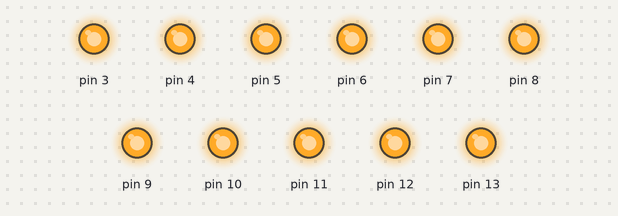
Bench run of a sketch on a simulated Arduino Uno, built with avr-gcc and run on an emulated ATmega328P. Shown: output pins drawn as LEDs (lit = HIGH).

Above: at 0.5 s.
At 3.5 s:
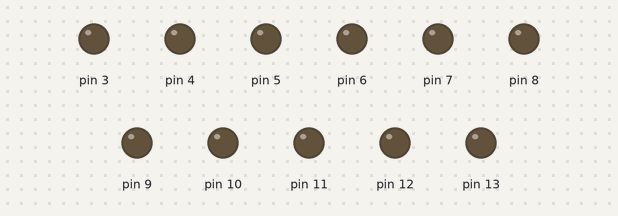
Timing chart, 0 to 4.6 s (numbered marks = the images above):
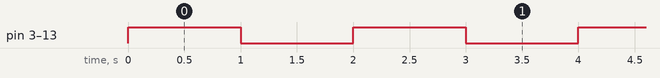

The sketch:

Blink_All.ino
```cpp
// the setup routine runs once when you press reset:
void setup() {
  // initialize the digital pin as an output.
  pinMode(3, OUTPUT);
  pinMode(4, OUTPUT);
  pinMode(5, OUTPUT);
  pinMode(6, OUTPUT);
  pinMode(7, OUTPUT);
  pinMode(8, OUTPUT);
  pinMode(9, OUTPUT);
  pinMode(10, OUTPUT);
  pinMode(11, OUTPUT);
  pinMode(12, OUTPUT);
  pinMode(13, OUTPUT);
}

// the loop routine runs over and over again forever:
void loop() {
  digitalWrite(3, HIGH);
  digitalWrite(4, HIGH);
  digitalWrite(5, HIGH);
  digitalWrite(6, HIGH);
  digitalWrite(7, HIGH);
  digitalWrite(8, HIGH);
  digitalWrite(9, HIGH);
  digitalWrite(10, HIGH);
  digitalWrite(11, HIGH);
  digitalWrite(12, HIGH);
  digitalWrite(13, HIGH);

  delay(1000);

  digitalWrite(3, LOW);
  digitalWrite(4, LOW);
  digitalWrite(5, LOW);
  digitalWrite(6, LOW);
  digitalWrite(7, LOW);
  digitalWrite(8, LOW);
  digitalWrite(9, LOW);
  digitalWrite(10, LOW);
  digitalWrite(11, LOW);
  digitalWrite(12, LOW);
  digitalWrite(13, LOW);
  delay(1000);
}
```

Measured:
- by itself, pin 3–13: alternates HIGH for 1.0 s and LOW for 1.0 s
